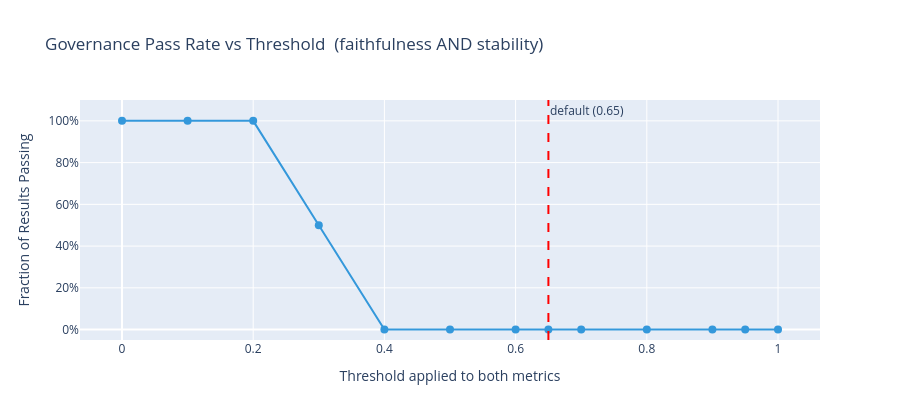

The notebook cell this image was saved under:
### Code cell
if not NNSIGHT_AVAILABLE:
    print('Skipping - nnsight not available')
else:
    thresholds = [0.0, 0.1, 0.2, 0.3, 0.4, 0.5, 0.6, 0.65, 0.7, 0.8, 0.9, 0.95, 1.0]
    total = len(PROMPTS) * len(LAYERS)

    pass_rates = [
        sum(
            1 for pkey in PROMPTS for lp in LAYERS
            if (results[pkey][lp].scorecard.faithfulness_score >= t
                and results[pkey][lp].scorecard.stability_score >= t)
        ) / total
        for t in thresholds
    ]

    cfg = GovernanceConfig()
    fig = go.Figure()
    fig.add_trace(go.Scatter(
        x=thresholds,
        y=pass_rates,
        mode='lines+markers',
        line=dict(color='#3498db', width=2),
        marker=dict(size=8),
        hovertemplate='threshold=%{x:.2f}<br>pass rate=%{y:.1%}<extra></extra>',
    ))
    fig.add_vline(x=cfg.min_faithfulness_score, line_dash='dash', line_color='red',
                  annotation_text=f'default ({cfg.min_faithfulness_score})')
    fig.update_layout(
        title='Governance Pass Rate vs Threshold  (faithfulness AND stability)',
        xaxis_title='Threshold applied to both metrics',
        yaxis_title='Fraction of Results Passing',
        yaxis_tickformat='.0%',
        yaxis_range=[-0.05, 1.1],
        height=420,
    )
    fig.show()

### Figure 1 — Plotly figure (JSON) as saved in the notebook; plotly's stock layout.template omitted (floating-point values rounded to 4 significant figures)
{"data": [{"hovertemplate": "threshold=%{x:.2f}<br>pass rate=%{y:.1%}<extra></extra>", "line": {"color": "#3498db", "width": 2}, "marker": {"size": 8}, "mode": "lines+markers", "type": "scatter", "x": [0.0, 0.1, 0.2, 0.3, 0.4, 0.5, 0.6, 0.65, 0.7, 0.8, 0.9, 0.95, 1.0], "y": [1.0, 1.0, 1.0, 0.5, 0.0, 0.0, 0.0, 0.0, 0.0, 0.0, 0.0, 0.0, 0.0]}], "layout": {"annotations": [{"showarrow": false, "text": "default (0.65)", "x": 0.65, "xanchor": "left", "xref": "x", "y": 1, "yanchor": "top", "yref": "y domain"}], "height": 420, "shapes": [{"line": {"color": "red", "dash": "dash"}, "type": "line", "x0": 0.65, "x1": 0.65, "xref": "x", "y0": 0, "y1": 1, "yref": "y domain"}], "title": {"text": "Governance Pass Rate vs Threshold  (faithfulness AND stability)"}, "xaxis": {"title": {"text": "Threshold applied to both metrics"}}, "yaxis": {"range": [-0.05, 1.1], "tickformat": ".0%", "title": {"text": "Fraction of Results Passing"}}}}
